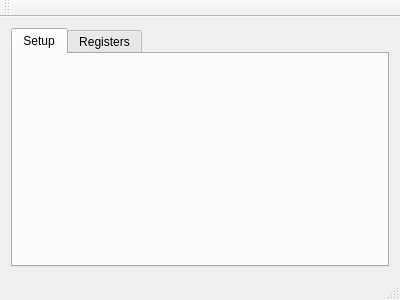
<?xml version="1.0" encoding="UTF-8"?>
<ui version="4.0">
 <class>MainView</class>
 <widget class="QMainWindow" name="MainView">
  <property name="geometry">
   <rect>
    <x>0</x>
    <y>0</y>
    <width>400</width>
    <height>300</height>
   </rect>
  </property>
  <property name="windowTitle">
   <string>MainView</string>
  </property>
  <widget class="QWidget" name="centralWidget">
   <layout class="QVBoxLayout" name="verticalLayout_2">
    <item>
     <widget class="QTabWidget" name="tabMainView">
      <property name="currentIndex">
       <number>0</number>
      </property>
      <widget class="QWidget" name="tabSetup">
       <attribute name="title">
        <string>Setup</string>
       </attribute>
       <layout class="QHBoxLayout" name="horizontalLayout">
        <item>
         <layout class="QVBoxLayout" name="loSetup"/>
        </item>
       </layout>
      </widget>
      <widget class="QWidget" name="tabRegisters">
       <attribute name="title">
        <string>Registers</string>
       </attribute>
       <layout class="QHBoxLayout" name="horizontalLayout_2">
        <item>
         <layout class="QVBoxLayout" name="loRegisters"/>
        </item>
       </layout>
      </widget>
     </widget>
    </item>
   </layout>
  </widget>
  <widget class="QMenuBar" name="menuBar">
   <property name="geometry">
    <rect>
     <x>0</x>
     <y>0</y>
     <width>400</width>
     <height>22</height>
    </rect>
   </property>
  </widget>
  <widget class="QToolBar" name="mainToolBar">
   <attribute name="toolBarArea">
    <enum>TopToolBarArea</enum>
   </attribute>
   <attribute name="toolBarBreak">
    <bool>false</bool>
   </attribute>
  </widget>
  <widget class="QStatusBar" name="statusBar"/>
 </widget>
 <layoutdefault spacing="6" margin="11"/>
 <resources/>
 <connections/>
</ui>
